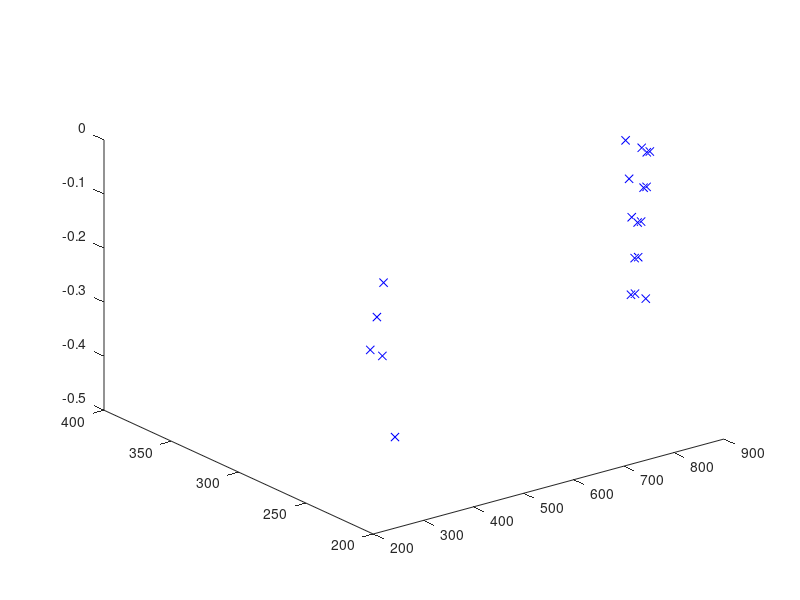

MATLAB code to generate this figure: (Note: this script raises an error after producing the figure.)
clear all;

randn('seed',42)
dim = 3;

ps = [848, 238, 0; ...
854, 238, 0; ...
854, 244, 0; ...
854, 256, 0; ...
265, 216.5, -0.0701742; ...
851, 241.5, -0.0701742; ...
857, 241.5, -0.0701742; ...
857, 254.5, -0.0701742; ...
848.5, 245, -0.138028; ...
855.5, 245, -0.138028; ...
855.5, 252, -0.138028; ...
268, 218.5, -0.208784; ...
852, 248.5, -0.208784; ...
859, 248.5, -0.208784; ...
858, 242.5, -0.278359; ...
850, 250.5, -0.278359; ...
858, 250.5, -0.278359; ...
265, 208, -0.346105; ...
570, 335, -0.346105; ...
575.5, 342, -0.416267; ...
];
weights = [2.32922, 3.49596, 2.18197, 2.45493, 1.96251, 3.44777, 1.95501, 1.82764, 2.3261, 2.92285, 2.1724, 2.17116, 3.70239, 2.38294, 1.92256, 2.56496, 3.14652, 2.48983, 2.17828, 2.19807];

N = size(ps,1);


figure(1);
hold off;
plot3(ps(:,1),ps(:,2),ps(:,3),'xb');
hold on;

% test meanShiftEstimate
esigmas = [8 16 1.3];
%weights = normrnd(1,0.5,1,N);
%weights = ones(1,N);
em = meanShiftEstimate(ps,weights,esigmas,0.001,1);

disweights = weights*10;
disweights = max(0.01,disweights);

for i = 1:size(weights,2)
    plot3(ps(i,1),ps(i,2),ps(i,3),'ob','MarkerSize',disweights(1,i),'MarkerEdgeColor',[0.7 0.7 1])
end
plot3(em(:,1),em(:,2),em(:,3),'ro');